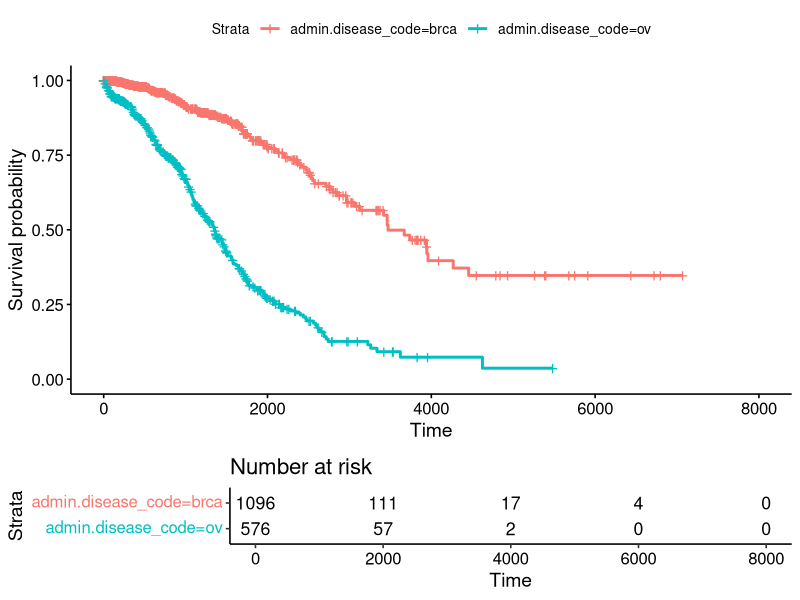
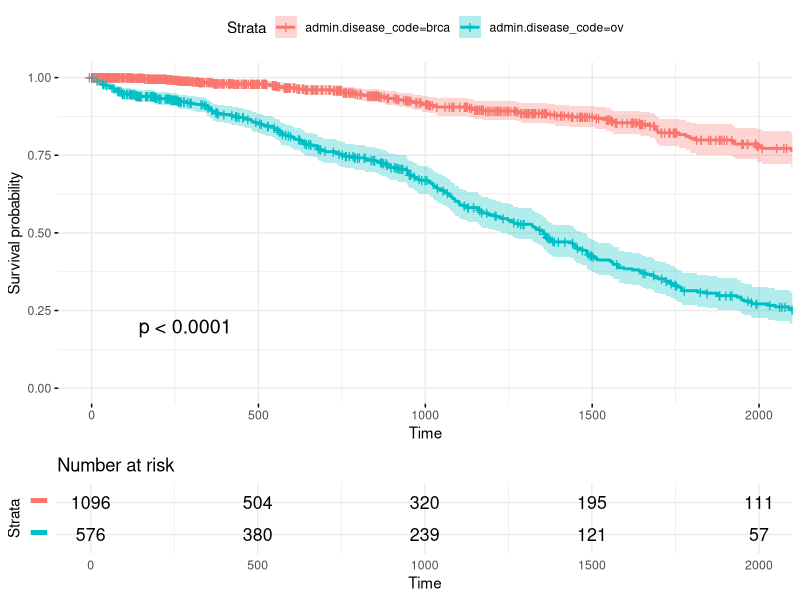
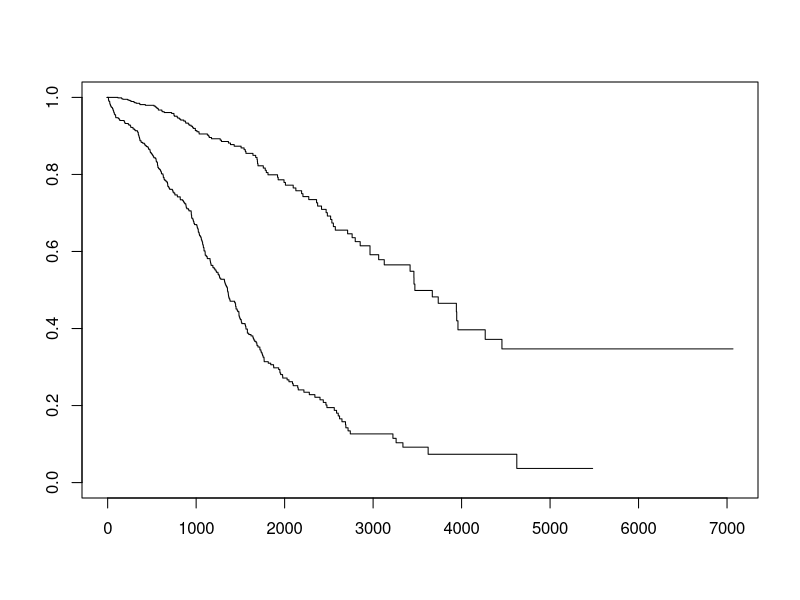
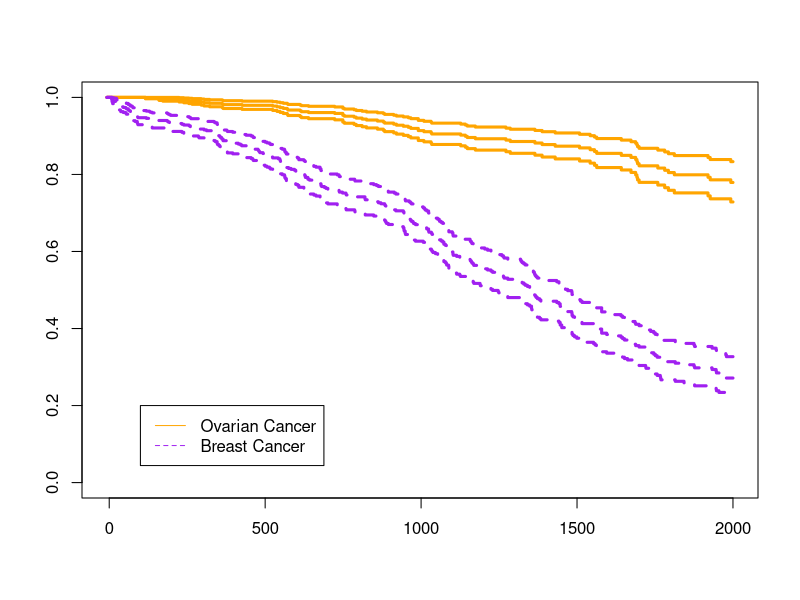

These figures' R source, in order: (Note: this script raises an error after producing the figures.)
## ----include = FALSE--------------------------------------------------------------------------------------------------------------------------------
library(knitr)
opts_chunk$set(
	comment = "",
	fig.width = 12, 
	message = FALSE,
	warning = FALSE,
	tidy.opts = list(
		keep.blank.line = TRUE,
		width.cutoff = 150
		),
	options(width = 150),
	eval = TRUE
)

## ---- eval = FALSE----------------------------------------------------------------------------------------------------------------------------------
#  install.packages('survminer')
#  source("https://bioconductor.org/biocLite.R")
#  biocLite("RTCGA.clinical") # data for examples

## ---- fig.width=10, eval = FALSE--------------------------------------------------------------------------------------------------------------------
#  library(survminer)
#  library(RTCGA.clinical)
#  survivalTCGA(BRCA.clinical, OV.clinical,
#               extract.cols = "admin.disease_code") -> BRCAOV.survInfo
#  library(survival)
#  fit <- survfit(Surv(times, patient.vital_status) ~ admin.disease_code,
#                 data = BRCAOV.survInfo)
#  # Visualize with survminer
#  ggsurvplot(fit, data = BRCAOV.survInfo, risk.table = TRUE)

## ---- echo = FALSE, fig.width=10--------------------------------------------------------------------------------------------------------------------
library(survminer)
data(BRCAOV.survInfo)
library(survival)
fit <- survfit(Surv(times, patient.vital_status) ~ admin.disease_code,
               data = BRCAOV.survInfo)
ggsurvplot(fit, data = BRCAOV.survInfo, risk.table = TRUE)

## ---- fig.width=10----------------------------------------------------------------------------------------------------------------------------------
ggsurvplot(
   fit,                     # survfit object with calculated statistics.
   data = BRCAOV.survInfo,  # data used to fit survival curves. 
   risk.table = TRUE,       # show risk table.
   pval = TRUE,             # show p-value of log-rank test.
   conf.int = TRUE,         # show confidence intervals for 
                            # point estimaes of survival curves.
   xlim = c(0,2000),        # present narrower X axis, but not affect
                            # survival estimates.
   break.time.by = 500,     # break X axis in time intervals by 500.
   ggtheme = theme_minimal(), # customize plot and risk table with a theme.
 risk.table.y.text.col = T, # colour risk table text annotations.
  risk.table.y.text = FALSE # show bars instead of names in text annotations
                            # in legend of risk table
)

## ---- fig.width=10----------------------------------------------------------------------------------------------------------------------------------
plot(fit) # base

## ---- fig.width=10----------------------------------------------------------------------------------------------------------------------------------
plot(fit, col=c("orange","purple"), lty=c(1:2), lwd=3, # base with some customization
     conf.int = TRUE, xmax = 2000)
# add a legend
legend(100, .2, c("Ovarian Cancer", "Breast Cancer"), 
       lty = c(1:2), col=c("orange","purple"))

## ---- fig.width=10, eval=FALSE----------------------------------------------------------------------------------------------------------------------
#  # install.packages('survMisc')
#  library(survMisc)
#  survMisc:::autoplot.survfit(fit) # no customization
#  

## ---- fig.width=10, eval = FALSE--------------------------------------------------------------------------------------------------------------------
 survMisc:::autoplot.survfit( # with some hard customization
    fit,
    type = "fill",
    pVal=TRUE
 ) -> fit.survMisc
 fit.survMisc$table <- fit.survMisc$table +
    theme_minimal() + # theme(legend.position = "top")
    coord_cartesian(xlim = c(0,2000))
 fit.survMisc$plot <- fit.survMisc$plot +
    theme_minimal() +
    coord_cartesian(xlim = c(0,2000))
 survMisc:::print.tableAndPlot(fit.survMisc)

